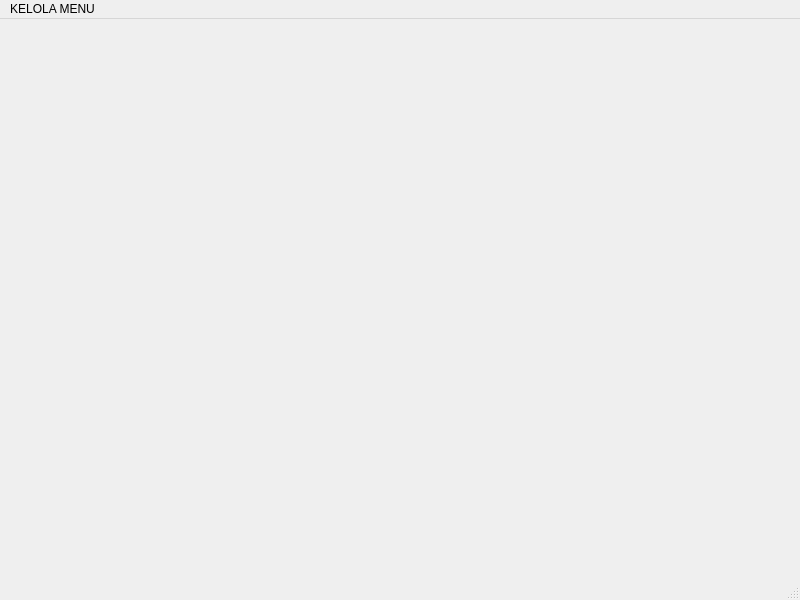
<?xml version="1.0" encoding="UTF-8"?>
<ui version="4.0">
 <class>main</class>
 <widget class="QMainWindow" name="main">
  <property name="geometry">
   <rect>
    <x>0</x>
    <y>0</y>
    <width>800</width>
    <height>600</height>
   </rect>
  </property>
  <property name="windowTitle">
   <string>main</string>
  </property>
  <widget class="QWidget" name="centralwidget"/>
  <widget class="QMenuBar" name="menubar">
   <property name="geometry">
    <rect>
     <x>0</x>
     <y>0</y>
     <width>800</width>
     <height>25</height>
    </rect>
   </property>
   <widget class="QMenu" name="menuKELOLA_PETANI">
    <property name="title">
     <string>KELOLA MENU</string>
    </property>
    <addaction name="actionPETANI"/>
    <addaction name="actionLAHAN"/>
    <addaction name="actionTANAMAN"/>
    <addaction name="actionPEMUPUKAN"/>
    <addaction name="actionPANEN"/>
   </widget>
   <addaction name="menuKELOLA_PETANI"/>
  </widget>
  <widget class="QStatusBar" name="statusbar"/>
  <action name="actionPETANI">
   <property name="text">
    <string>PETANI</string>
   </property>
  </action>
  <action name="actionLAHAN">
   <property name="text">
    <string>LAHAN</string>
   </property>
  </action>
  <action name="actionTANAMAN">
   <property name="text">
    <string>TANAMAN</string>
   </property>
  </action>
  <action name="actionPEMUPUKAN">
   <property name="text">
    <string>PEMUPUKAN</string>
   </property>
  </action>
  <action name="actionPANEN">
   <property name="text">
    <string>PANEN</string>
   </property>
  </action>
 </widget>
 <resources/>
 <connections/>
</ui>
